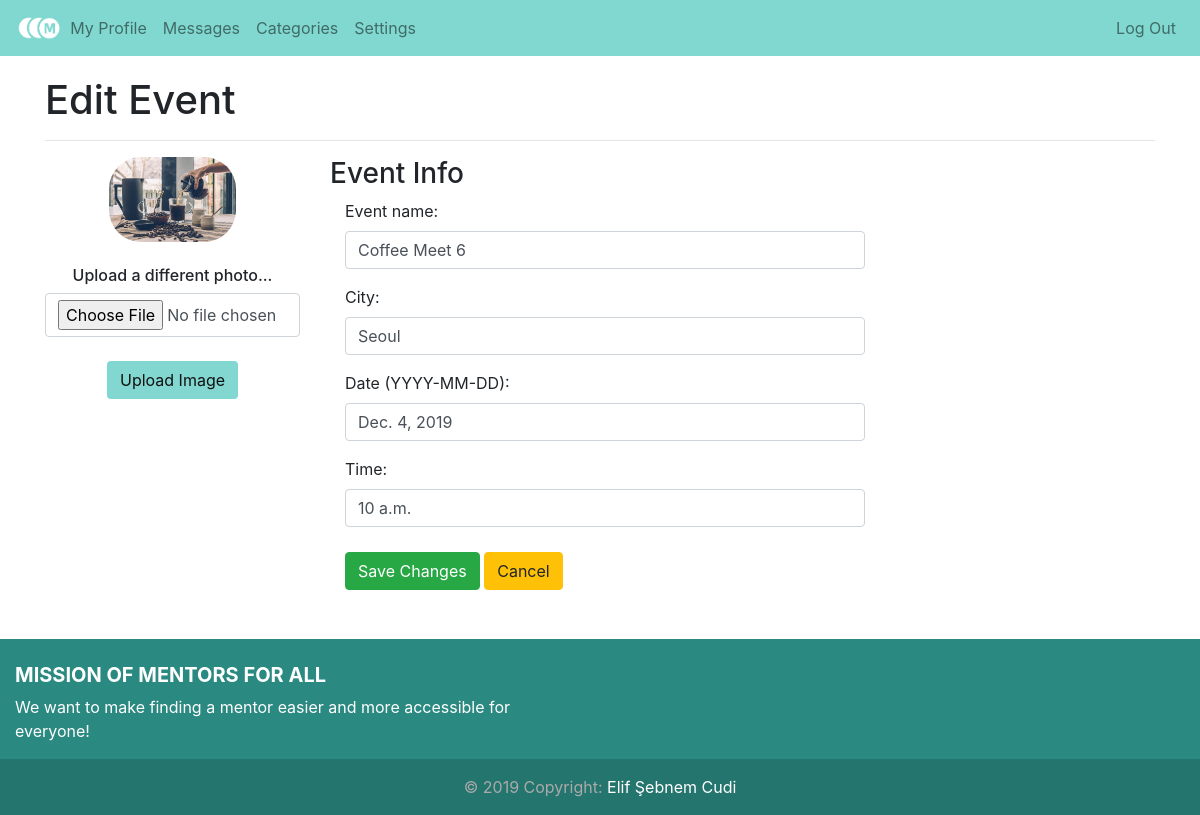
Screenshot of /event/10/edit (signed in) with the database file from the repository.
### mentorsforall/models.py (models this page shows, shortened)
class Event(models.Model):
    image = models.FileField(upload_to=image_upload_to)
    date = models.DateField()
    time = models.TimeField()
    public = models.BooleanField(default=True)
    name = models.CharField(max_length=32)
    about = models.TextField(max_length=1024, null=True)
    host = models.ForeignKey(
        Profile,
        related_name = "host_of_event",
        on_delete=models.SET_NULL,
        null = True
    )
    location = models.CharField(max_length=32)
    city = models.CharField(max_length=32)
    subjects = models.ManyToManyField('Subject', related_name='subjects_events')
    attendees = models.ManyToManyField('Profile', related_name='a_profiles_events')
    invitees = models.ManyToManyField('Profile', related_name='i_profiles_events')

### mentorsforall/views.py (the view)
# urls.py: path('event/<int:event_id>/edit', views.event_edit_view, name='eventedit'),
def event_edit_view(request, event_id=None):
    if not request.user.is_authenticated:
        return redirect(index)
    current_user = request.user
    p = Profile.objects.get(accountid=current_user.id)
    try:
        e = Event.objects.get(id=event_id)
    except:
        e = request.event
    if e.host != p:
        return redirect(event_view, event_id=event_id)
    context = {
        'event': e,
        'image': e.image.name.replace('mentorsforall/static/',''),
        }
    return render(request, 'mentorsforall/eventedit.html', context)

### mentorsforall/templates/mentorsforall/eventedit.html (shortened to what this page needs)
<!DOCTYPE HTML5>
<html lang="en">
<head>
  <link rel="stylesheet" href="https://maxcdn.bootstrapcdn.com/bootstrap/4.0.0/css/bootstrap.min.css">
  {% load static %}
  <link rel="stylesheet" type="text/css" href="{% static 'mentorsforall/footerstyle.css' %}">
</head>
<body>
  {% include "mentorsforall/navbar.html" %}
  <div class="container">
    <h1>Edit Event</h1>
    <hr>
    <div class="row">
      <div class="col-md-3">
        <div class="text-center">
          <div class="event-userpic">
            <img src="{% if event.image %}{{ event.image.url }}{% endif %}" alt="Event Image" class="avatar img-circle" id="event_image_image">
          </div>
          <br>
          <h6>Upload a different photo...</h6>
          <form method="post" action="{% url 'event_image_upload_endpoint' event_id=event.id %}" enctype="multipart/form-data" class="form-horizontal">
            <input type="file" name="event_image" class="form-control" value="" id="profile_image">
            <br>
            <input type="submit" name="event_image_button" value="Upload Image" id="event_image_button" class="btn btn-default upload-image-button">
          </form>
        </div>
      </div>
      <div class="col-md-9 event-info">
        <h3>Event Info</h3>
        <form method="post" action="{% url 'event_save' event_id=event.id %}" class="form-horizontal">
          <div class="form-group">
            <label class="col-lg-3 control-label">Event name:</label>
            <div class="col-lg-8">
              <input class="form-control" id="register_name" name="register_name" type="text" value="{{event.name}}">
            </div>
          </div>
          <div class="form-group">
            <label class="col-lg-3 control-label">City:</label>
            <div class="col-lg-8">
              <input class="form-control" id="register_city" name="register_city" type="text" value="{{event.city}}">
            </div>
          </div>
          <div class="form-group">
            <label class="col-lg-3 control-label">Date (YYYY-MM-DD):</label>
            <div class="col-lg-8">
              <input class="form-control" id="register_date" name="register_date" type="text" value="{{event.date}}">
            </div>
          </div>
          <div class="form-group">
            <label class="col-lg-3 control-label">Time:</label>
            <div class="col-lg-8">
              <input class="form-control" id="register_time" name="register_time" type="text" value="{{event.time}}">
            </div>
          </div>
          <div class="form-group">
            <label class="col-md-3 control-label"></label>
            <div class="col-md-8">
              <input type="submit" class="btn btn-success" value="Save Changes">
              <input type="reset" class="btn btn-warning" value="Cancel">
            </div>
          </div>
        </form>
      </div>
    </div>
  </div>
  {% include "mentorsforall/footer.html" %}
</body>
</html>

### mentorsforall/static/mentorsforall/footerstyle.css (style rules this page uses)
html { height: 100%; }
body { min-height: 100%; display: flex; flex-direction: column; }

### mentorsforall/templates/mentorsforall/eventedit.html (style rules this page uses)
:root { --input-padding-x: 1.5rem; --input-padding-y: 0.75rem; }
.btn-default { color: #111 !important; background-color:#82d8d0; }
.event-userpic img { float: none; margin: 0 auto; width: 50%; border-radius: 2rem; }
.container { margin-top:20px; }
html { height: 100%; }
body { min-height: 100%; display: flex; flex-direction: column; }
body>.container { flex-grow: 1; }

### rows the page displays
Event: image (picture), register_name "Coffee Meet 6", register_city "Seoul", register_date "Dec. 4, 2019", register_time "10 a.m."
